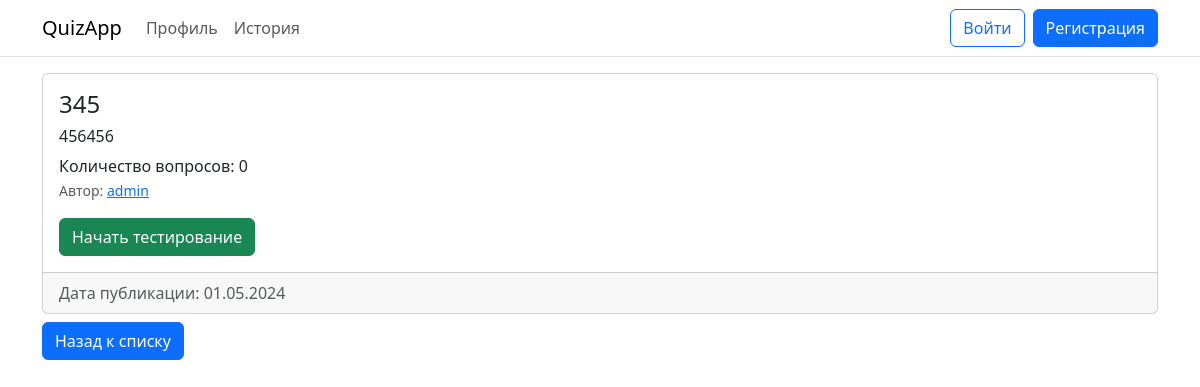
Page /about/14/ on the earlier database version.
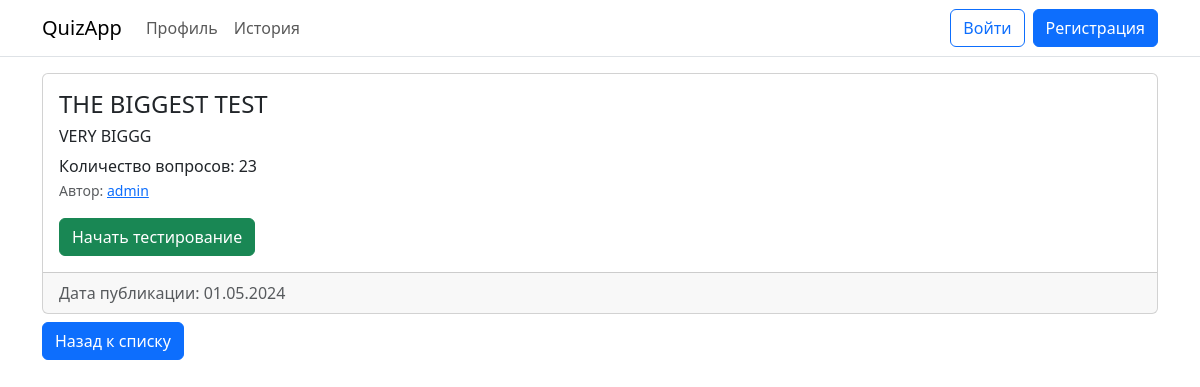
Same page on the later database version.
### Web/models.py (models this page shows)
class Test(models.Model):
    tags = models.ManyToManyField(Tags)
    user = models.ForeignKey(User, on_delete = models.CASCADE)
    title = models.CharField(max_length = 200, default = "")
    description = models.CharField(max_length = 2000, default = "")
    is_published = models.BooleanField(default = False)
    published_at = models.DateField(default = datetime.date.today())
    created_at = models.DateField(default = datetime.date.today())
    pass_rate = models.IntegerField(default = 0)

### Web/views.py (the view, shortened to what this page needs)
# urls.py: path("about/<int:id>/", web.about),
def about(request, id):
    try:
        test = Test.objects.get(id = id)
        context = { "test": test,
                    "username": request.user.username,
                    "questions_count": test.question_set.all().count(),
                    "author": User.objects.get(id = test.user_id).username }
        return render(request, "Web/about.html", context)
    except Test.DoesNotExist:
        return redirect("/error")

### templates/Web/about.html (shortened to what this page needs)
{% extends "Web/base.html" %}
{% block auth %}{% include "Web/log_navbar.html" %}{% endblock auth %}
{% block content %}
<div class="card">
    <div class="card-body">
        <h4 class="card-title">{{ test.title }}</h4>
        <h6 class="card-text">{{ test.description }}</h6>
        <p class="mb-0">Количество вопросов: {{ questions_count }}</p>
        <p class="card-text mb-0"><small class="text-body-secondary">Автор: <a href="/user_tests/{{ author }}/" target="_blank">{{ author }}</a></small></p>
        <form method="post">
            <input class="btn btn-success" type="submit" value="Начать тестирование">
        </form>
    </div>
    <div class="card-footer text-body-secondary">
        Дата публикации: {{ test.published_at|date:"d.m.Y" }}
    </div>
</div>
<a href="/" class="btn btn-primary mt-2">Назад к списку<a/>
{% endblock content %}

Differences in the rows shown:
changed Test: title "345" → "THE BIGGEST TEST"; description "456456" → "VERY BIGGG"
Other differences:
{{ questions_count }}: "0" → "23"
